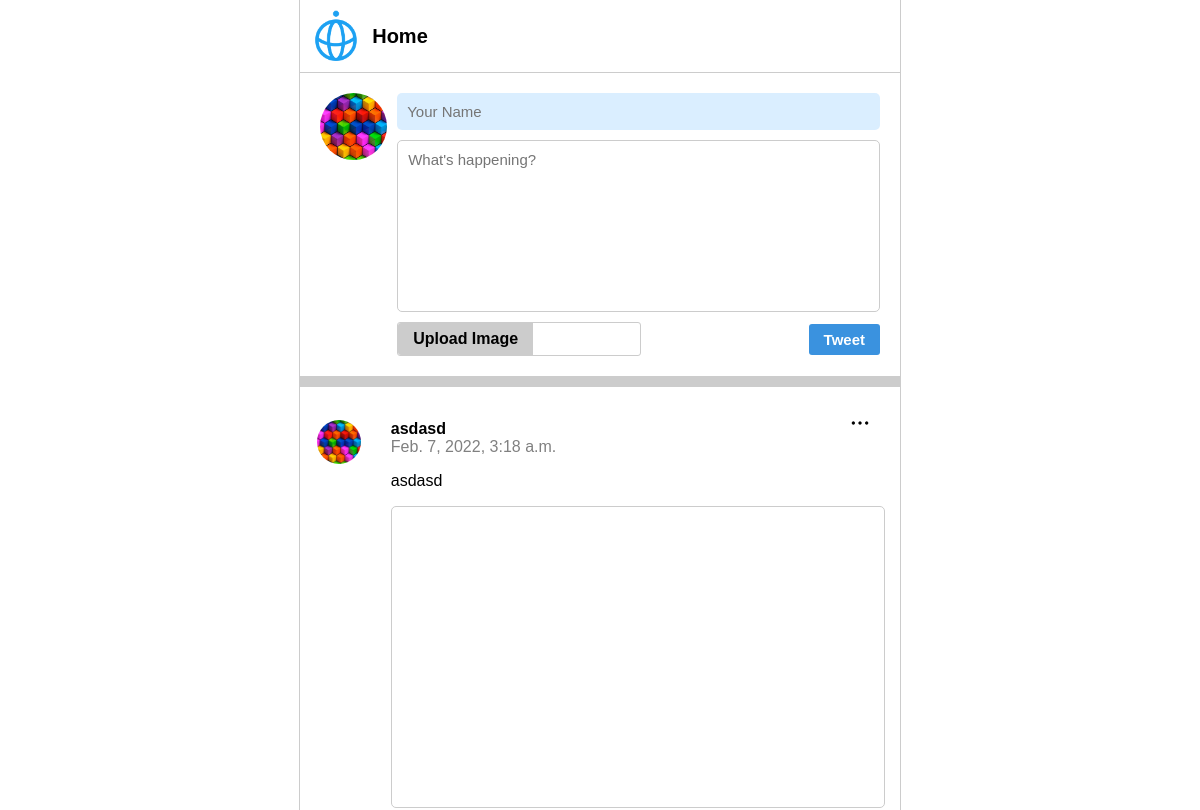
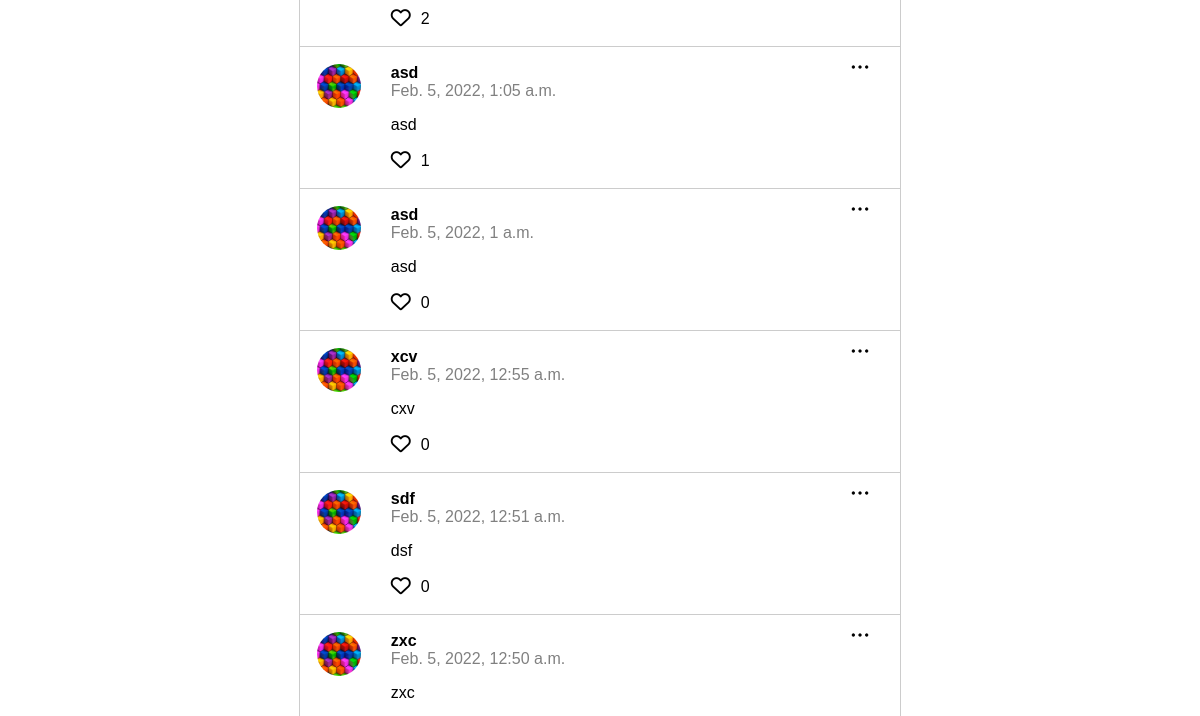
/ (upper part), run on an earlier commit of the app's database (2 pictures, top to bottom).
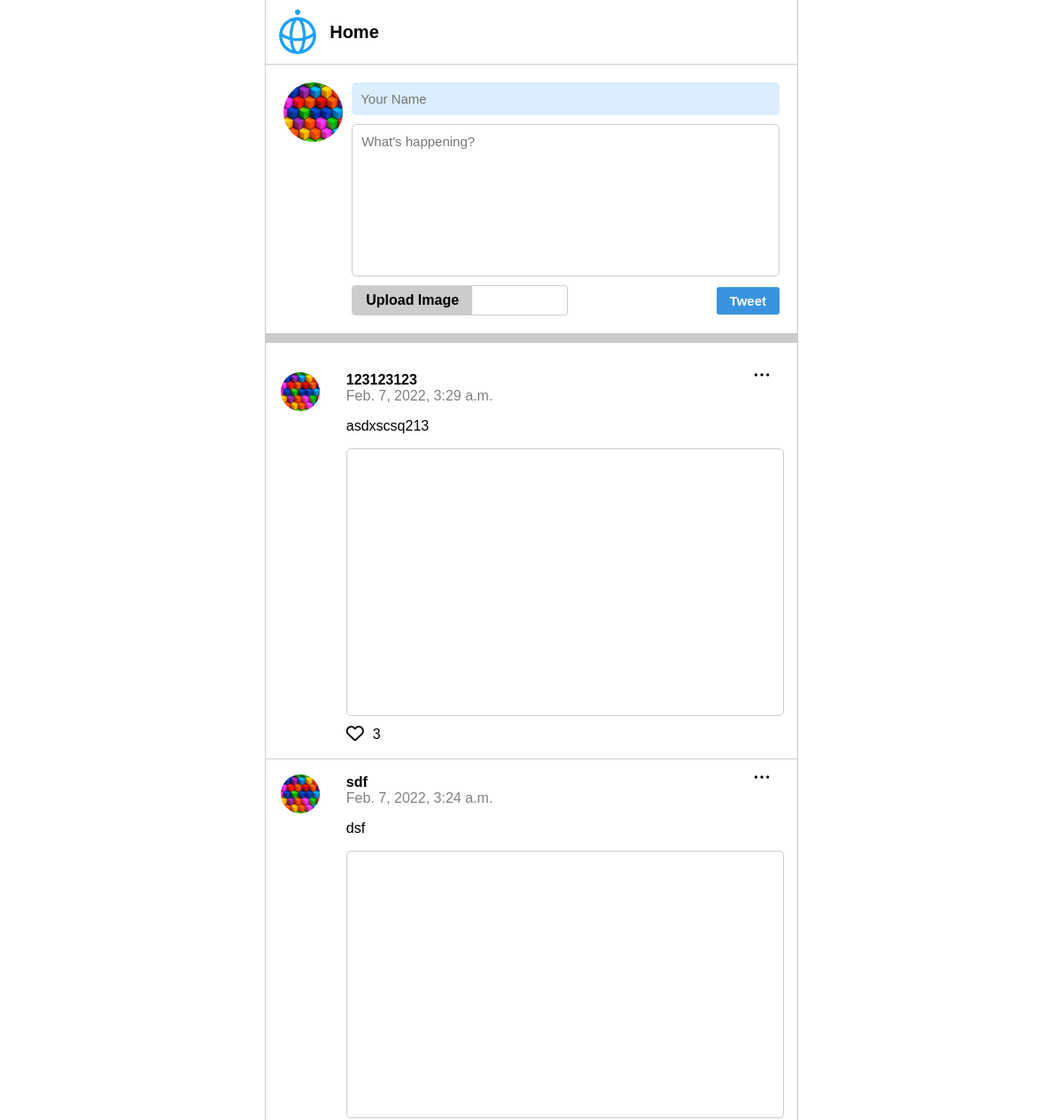
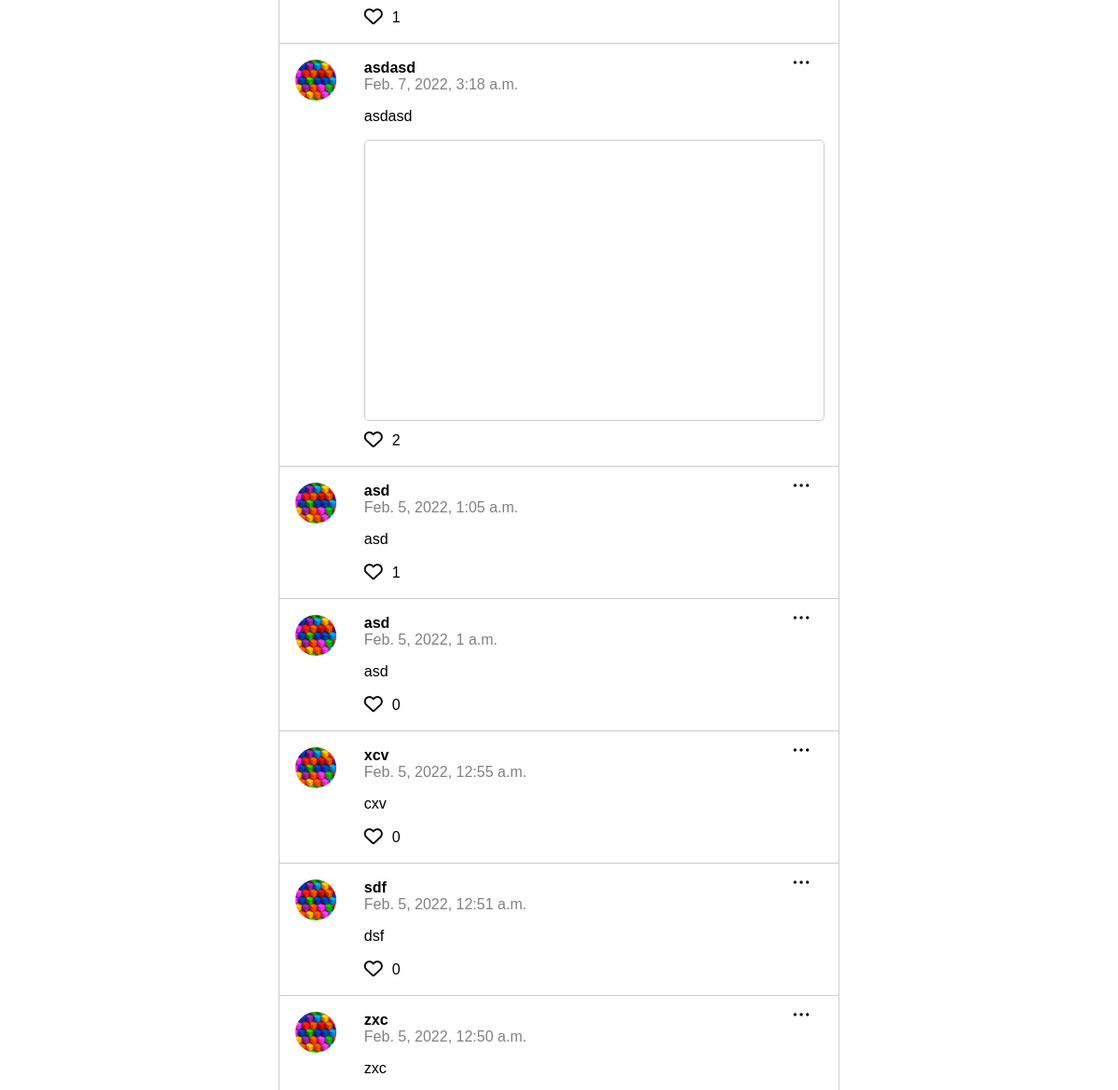
And on a later commit of the database (2 pictures, top to bottom).
### posts/models.py (models this page shows)
class Post(models.Model):
    class Meta(object):
        db_table = 'post'
    name = models.CharField(
        'Name', blank=False, null=False, max_length=14,
        db_index=True, default='Anonymous'
    )
    body = models.CharField(
        'Body', blank=True, null=True, max_length=140,
        db_index=True
    )
    likes = models.IntegerField(
        'Likes', blank=True, null=False, db_index=True, default=0)
    createdAt = models.DateTimeField(
        'Created DateTime', blank=True, auto_now_add=True
    )
    image = CloudinaryField('image', blank=True, db_index=True)

### posts/views.py (the view, shortened to what this page needs)
# urls.py: path('', views.index, name="index"),
def index(req):
    posts = Post.objects.all().order_by('-createdAt')[:20]
    return render(req, 'posts.html', {'posts': posts})

### templates/posts.html (shortened to what this page needs)
{% extends 'base.html' %} {% block content %} {% load static %}
<section class="content">
    <section class="header">
        <img
            class="techisLogo"
            src="{% static 'img/techislogo.svg' %}"
            alt="Tech I.S. Logo"
        />
        <h1 class="headerText">Home</h1>
    </section>
    <section class="postForm">
        <img class="userIcon" src="{% static 'img/user.jpg' %}" alt="" />
        <form
            action="/"
            method="POST"
            enctype="multipart/form-data"
            autocomplete="off"
        >
            <input
                class="nameInput"
                type="text"
                name="name"
                placeholder="Your Name"
                maxlength="14"
                required
            />
            <textarea
                name="body"
                placeholder="What's happening?"
                required
            ></textarea>
            <div class="buttons">
                <div class="visibleFileInput">
                    <label class="uploadLabel" for="inputForFile">
                        Upload Image
                    </label>
                </div>
                <input class="submitButton" type="submit" value="Tweet" />
            </div>
        </form>
    </section>
    <div class="divider"></div>
    <section class="posts">
        <ul>
            {% for post in posts %}
            <li>
                <img
                    class="menuIcon jsMenuIcon"
                    src="{% static 'img/option.png' %}"
                    alt="Menu icon"
                />
                <div class="logo">
                    <img src="{% static 'img/user.jpg' %}" alt="User img" />
                </div>
                <div class="postBodyHolder">
                    <div class="nameBody">
                        <div class="name">{{ post.name }}</div>
                        <div class="dateTime">{{ post.createdAt }}</div>
                        <p>{{ post.body }}</p>
                    </div>
                    {% if post.image %}
                    <div class="imgHolder">
                    </div>
                    {% endif %}
                    <div class="likes">
                        <a href="/addLike/{{ post.id }}">
                            <i class="far fa-heart"></i>
                        </a>
                        <p class="likeAmount">{{ post.likes }}</p>
                    </div>
                </div>
            </li>
            {% endfor %}
        </ul>
    </section>
</section>
{% endblock %}

### templates/base.html (shortened to what this page needs)
<!DOCTYPE html>
<html lang="en">
    <head>
        {% load static %}
        <link rel="stylesheet" href="{% static 'css/style.css' %}" />
    </head>
    <body>
        {% block content %} {{ content }} {% endblock %}
    </body>
</html>

### static/css/style.css (style rules this page uses)
html, body { height: auto; margin: 0; font-family: sans-serif; }
.content { max-width: 600px; height: 100%; margin: 0 auto; border-left: 1px solid #ccc; border-right: 1px solid #ccc; }
.content .divider { width: 100%; height: 10px; background-color: #ccc; }
.header { padding: 10px; display: flex; align-items: center; border-bottom: 1px solid #ccc; }
.header .headerText { margin: 0 0 0 10px; font-size: 20px; font-weight: bold; }
.header .techisLogo { width: 9%; }
.postForm { padding: 20px; border-bottom: 1px solid #ccc; display: flex; align-items: flex-start; }
.postForm .userIcon { width: 12%; margin-right: 10px; border-radius: 50%; }
.postForm form { width: 100%; display: flex; flex-direction: column; }
.postForm input, .postForm textarea { font-family: sans-serif; font-size: 15px; }
.postForm .nameInput, .postForm textarea { width: auto; margin-bottom: 10px; padding: 10px; border-radius: 5px; }
.postForm .nameInput { background-color: #49a8ff33; border: none; }
.postForm textarea { height: 150px; border: 1px solid #ccc; resize: none; }
.postForm .buttons { display: flex; justify-content: space-between; align-items: center; }
.postForm .buttons .visibleFileInput { width: 50%; border: 1px solid #ccc; border-radius: 3px; display: flex; align-items: center; }
.postForm .buttons .uploadLabel, .postForm .buttons .submitButton, .postForm .buttons .endingButtons a { padding: 7px 15px; font-weight: bold; border: none; border-radius: 3px; }
.postForm .buttons .uploadLabel { border-top-right-radius: 0; border-bottom-right-radius: 0; background-color: #ccc; }
.postForm .buttons .submitButton { background-color: #3a92df; color: #fff; }
.posts ul { padding: 0; }
.posts li { padding: 17px; display: flex; border-bottom: 1px solid #ccc; position: relative; }
.posts li .menuIcon { width: 20px; position: absolute; top: 10px; right: 30px; }
.posts li .logo { flex-basis: 15%; }
.posts li .logo img { width: 60%; border-radius: 50%; }
.posts li .postBodyHolder { width: 100%; }
.posts li .postBodyHolder .imgHolder, .postForm .uploadedImageHolder { width: 100%; height: 300px; margin-bottom: 10px; border-radius: 5px; border: 1px solid #ccc; overflow: hidden; }
.posts li .nameBody { flex-basis: 85%; }
.posts li .nameBody .name { font-weight: bold; }
.posts li .nameBody .dateTime { color: gray; }
.posts li .likes { display: flex; align-items: center; }
.posts li .likes a { color: #000; }
.posts li .likes a i { font-size: 20px; }
.posts li .likes .likeAmount { margin: 0 0 0 10px; }

What changed in the data, as far as the page shows it:
added Post: name "123123123", createdAt "Feb. 7, 2022, 3:29 a.m.", body "asdxscsq213", likes "3"
added Post: name "sdf", createdAt "Feb. 7, 2022, 3:24 a.m.", body "dsf", likes "1"
